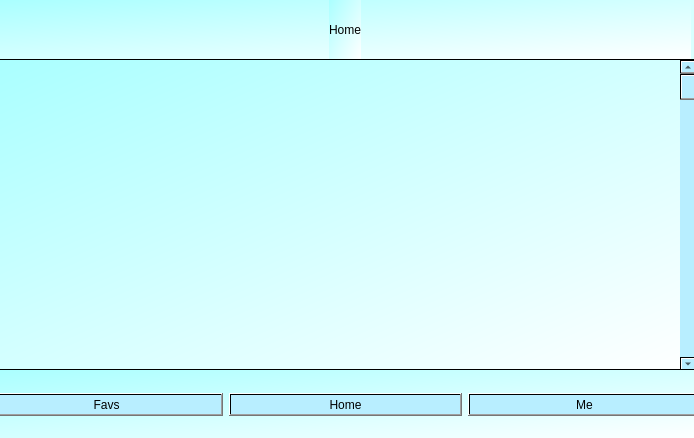
<?xml version="1.0" encoding="UTF-8"?>
<ui version="4.0">
 <class>index_nuser</class>
 <widget class="QDialog" name="index_nuser">
  <property name="geometry">
   <rect>
    <x>0</x>
    <y>0</y>
    <width>694</width>
    <height>438</height>
   </rect>
  </property>
  <property name="windowTitle">
   <string>Dialog</string>
  </property>
  <property name="styleSheet">
   <string notr="true">background-color: qlineargradient(spread:pad, x1:0, y1:0, x2:1, y2:1, stop:0 rgba(170, 255, 255, 255), stop:1 rgba(255, 255, 255, 255));</string>
  </property>
  <widget class="QWidget" name="verticalLayoutWidget">
   <property name="geometry">
    <rect>
     <x>0</x>
     <y>0</y>
     <width>691</width>
     <height>59</height>
    </rect>
   </property>
   <layout class="QVBoxLayout" name="top">
    <item alignment="Qt::AlignHCenter">
     <widget class="QLabel" name="label">
      <property name="layoutDirection">
       <enum>Qt::LeftToRight</enum>
      </property>
      <property name="autoFillBackground">
       <bool>false</bool>
      </property>
      <property name="styleSheet">
       <string notr="true">font: 700 40pt &quot;Tw Cen MT Condensed&quot;;
color: qlineargradient(spread:pad, x1:0, y1:0, x2:1, y2:1, stop:1 rgba(0, 0, 0, 255));</string>
      </property>
      <property name="text">
       <string>Home</string>
      </property>
     </widget>
    </item>
   </layout>
  </widget>
  <widget class="QWidget" name="horizontalLayoutWidget">
   <property name="geometry">
    <rect>
     <x>-10</x>
     <y>369</y>
     <width>711</width>
     <height>71</height>
    </rect>
   </property>
   <layout class="QHBoxLayout" name="horizontalLayout">
    <item>
     <widget class="QPushButton" name="likes">
      <property name="styleSheet">
       <string notr="true">color: qlineargradient(spread:pad, x1:0, y1:0, x2:1, y2:1, stop:1 rgba(0, 0, 0, 255));
background-color: qlineargradient(spread:pad, x1:0, y1:0, x2:1, y2:1, stop:1 rgba(184, 238, 255, 255));
font: 600 9pt &quot;Sitka Small Semibold&quot;;</string>
      </property>
      <property name="text">
       <string>Favs</string>
      </property>
     </widget>
    </item>
    <item>
     <widget class="QPushButton" name="home">
      <property name="styleSheet">
       <string notr="true">color: qlineargradient(spread:pad, x1:0, y1:0, x2:1, y2:1, stop:1 rgba(0, 0, 0, 255));
background-color: qlineargradient(spread:pad, x1:0, y1:0, x2:1, y2:1, stop:1 rgba(184, 238, 255, 255));
font: 600 9pt &quot;Sitka Small Semibold&quot;;</string>
      </property>
      <property name="text">
       <string>Home</string>
      </property>
     </widget>
    </item>
    <item>
     <widget class="QPushButton" name="me">
      <property name="styleSheet">
       <string notr="true">color: qlineargradient(spread:pad, x1:0, y1:0, x2:1, y2:1, stop:1 rgba(0, 0, 0, 255));
background-color: qlineargradient(spread:pad, x1:0, y1:0, x2:1, y2:1, stop:1 rgba(184, 238, 255, 255));
font: 600 9pt &quot;Sitka Small Semibold&quot;;</string>
      </property>
      <property name="text">
       <string>Me</string>
      </property>
     </widget>
    </item>
   </layout>
  </widget>
  <widget class="QScrollArea" name="scrollArea">
   <property name="geometry">
    <rect>
     <x>-1</x>
     <y>59</y>
     <width>701</width>
     <height>311</height>
    </rect>
   </property>
   <property name="widgetResizable">
    <bool>true</bool>
   </property>
   <widget class="QWidget" name="scrollAreaWidgetContents">
    <property name="geometry">
     <rect>
      <x>0</x>
      <y>0</y>
      <width>699</width>
      <height>309</height>
     </rect>
    </property>
    <widget class="QScrollBar" name="verticalScrollBar">
     <property name="geometry">
      <rect>
       <x>680</x>
       <y>0</y>
       <width>16</width>
       <height>311</height>
      </rect>
     </property>
     <property name="styleSheet">
      <string notr="true">background-color: qlineargradient(spread:pad, x1:0, y1:0, x2:1, y2:1, stop:1 rgba(184, 238, 255, 255));
border-color: qlineargradient(spread:pad, x1:0, y1:0, x2:1, y2:1, stop:1 rgba(0, 0, 0, 255));
color: qlineargradient(spread:pad, x1:0, y1:0, x2:1, y2:1, stop:1 rgba(0, 0, 0, 255));</string>
     </property>
     <property name="orientation">
      <enum>Qt::Vertical</enum>
     </property>
    </widget>
   </widget>
  </widget>
 </widget>
 <resources/>
 <connections/>
</ui>
